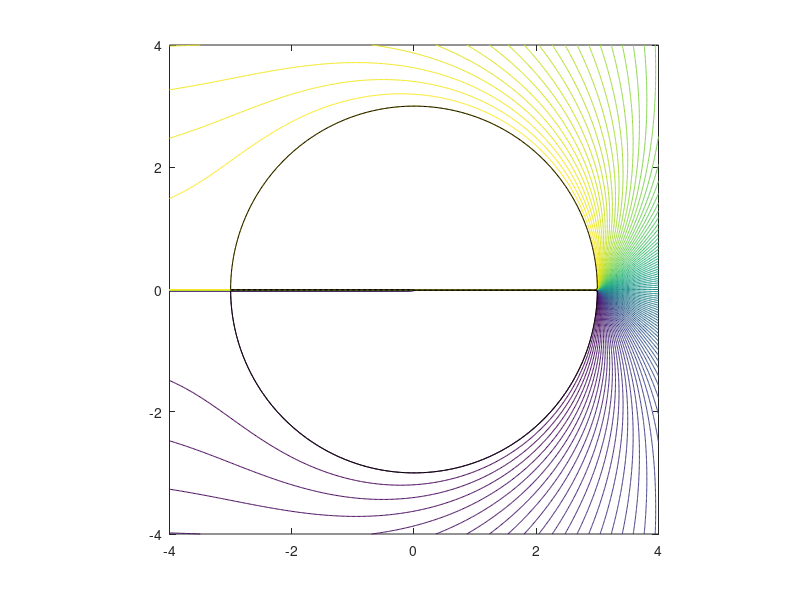

Recreate this plot in MATLAB.
%
%  HW5 Problem 3 and 4
clear;clc
% %Problem 3 % Given information (input):
% mu = 1; 
% U = 1; % m/s 
% % SOLUTION:
% x = -1:.02:1; 
% y = -1:.02:1;
% for mm = 1:length(x)
%     for nn = 1:length(y)
%         xx(mm,nn) = x(mm); yy(mm,nn) = y(nn);
%         psi(mm,nn) = U * y(nn) ...
%             - (mu/2/pi) * y(nn)/(x(mm)^2+y(nn)^2);
%     end
% end
% contour(xx,yy,psi,[0 0],'k'),axis image
% hold on
% contour(xx,yy,psi,200)
% Problem 4
% SOLUTION:
m = -10;
c = 3;
x = -4:.02:4; 
y = -4:.02:4;
for mm = 1:length(x)
    for nn = 1:length(y)
        xx(mm,nn) = x(mm); yy(mm,nn) = y(nn);
        psi(mm,nn) = (m/2/pi)*atan2(y(nn),x(mm))...
            - (m/pi)*atan2(y(nn),x(mm) - c);
    end
end
contour(xx,yy,psi,[-5:.1:5]),hold on
contour(xx,yy,psi,[m/2 -m/2],'k'),axis image, axis([-4 4 -4 4])
